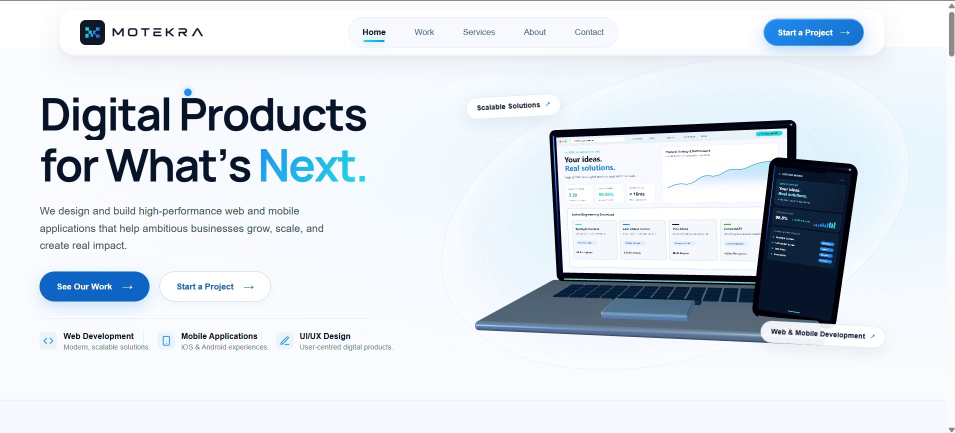
#> input picture scratch/video_audit_frames/frame_000_sec0.0.jpg, 1910 x 866 px (shown at 1/2 size); its folder holds only this picture in this run
$ python inspect_video_details.py
#> lines starting #> are read from the running program, lines starting #| are printed output that depends on the picture
import cv2
import numpy as np
import glob
import os

frames = sorted(glob.glob("scratch/video_audit_frames/*.jpg"))

# Let's inspect specific time segments to see what the user was demonstrating:
# 0s - 15s
# 15s - 30s
# 30s - 50s
# 50s - 70s
# 70s - 88s

print("Frame inspection:")
for idx in [0, 5, 10, 15, 20, 25, 30, 35, 40, 45, 50, 55, 60, 65, 70, 75, 80, 85]:
    f = frames[idx]
    img = cv2.imread(f)
#> img is the input picture: shape (866, 1910, 3); mean B, G, R 232.9, 225.5, 218.9
    h, w = img.shape[:2]
#> h = 866; w = 1910
    # Check top portion (nav bar)
    nav_region = img[:100, :]
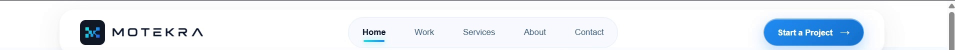
#> nav_region: shape (100, 1910, 3) (shown at 1/2 size); mean B, G, R 245, 238.4, 232.4
    # Check middle portion
    mid_region = img[100:600, :]
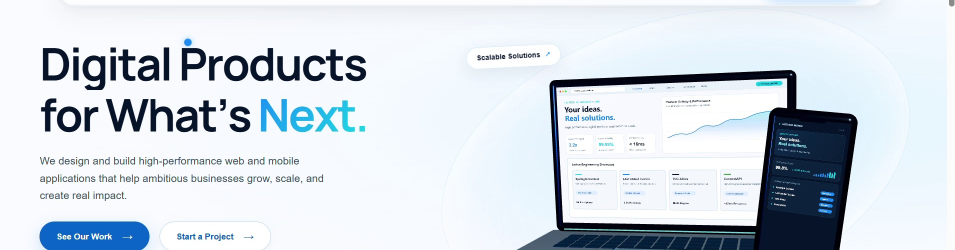
#> mid_region: shape (500, 1910, 3) (shown at 1/2 size); mean B, G, R 226.7, 218.6, 210.6
    print(f"Frame {idx} ({os.path.basename(f)}): w={w}, h={h}")
#| Frame 0 (frame_000_sec0.0.jpg): w=1910, h=866
#> (the run stopped early here; a loop or call above may not have finished)
